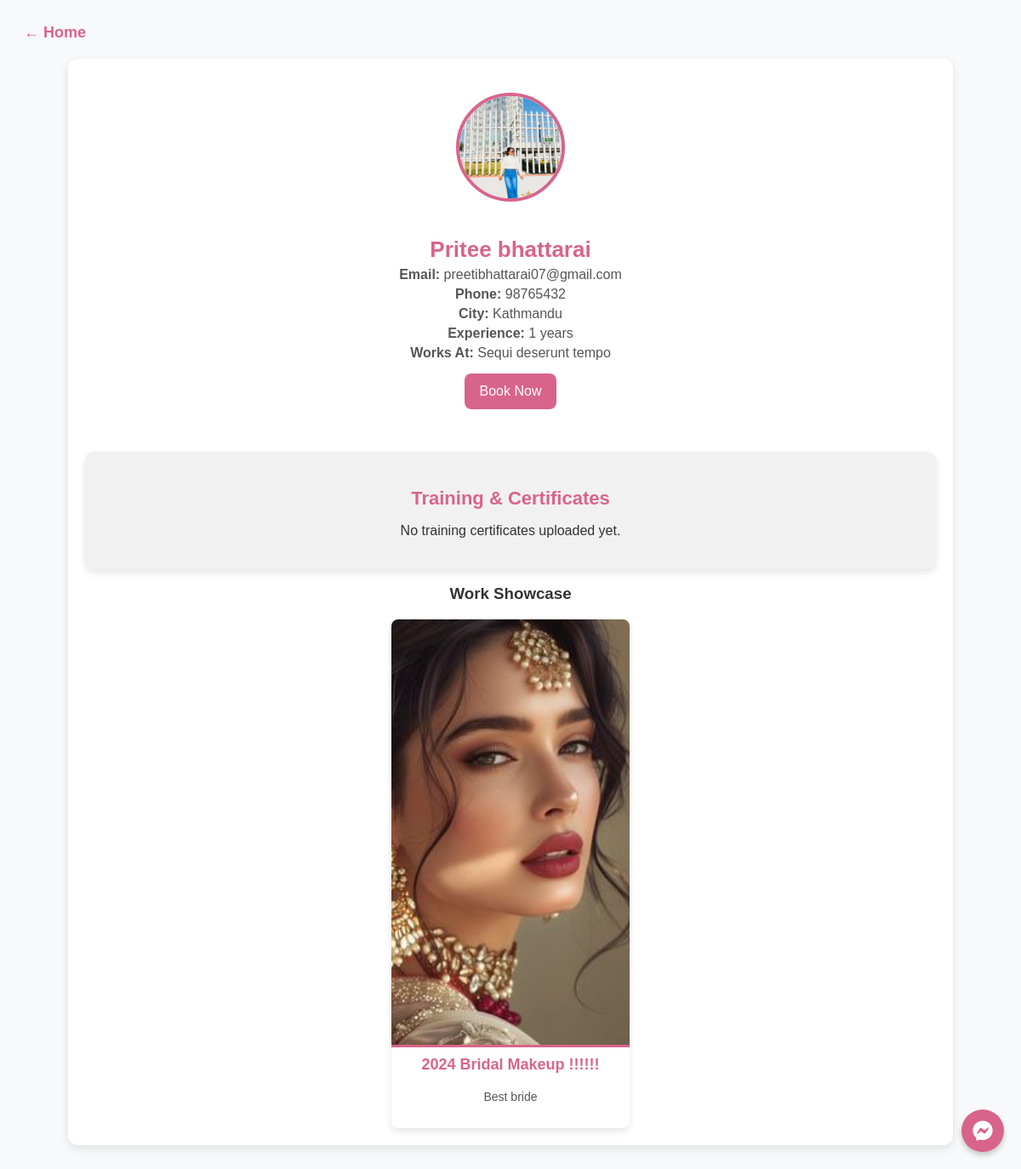
Page /artist/1/ on the committed database.
### accounts/models.py (models this page shows, shortened)
class User(AbstractUser):
    username = None  # ✅ Remove username field completely
    email = models.EmailField(unique=True)  # Email as the unique identifier
    phone = models.CharField(max_length=15, unique=True)
    password = models.CharField(max_length=100)
    profile_image = models.ImageField(upload_to="profile_images/", null=True, blank=True)
    city = models.CharField(max_length=100, null=True, blank=True)
    is_verified = models.BooleanField(default=False)
    is_artist = models.BooleanField(default=False)
    otp = models.CharField(max_length=6, blank=True, null=True)  # ✅ Stores OTP
    works_at = models.CharField(max_length=255, null=True, blank=True)
    experience_years = models.IntegerField(default=0, null=True, blank=True)
    is_available = models.BooleanField(default=True)
    USERNAME_FIELD = "email"  # ✅ Login using email instead of username
    REQUIRED_FIELDS = []  # ✅ Don't require username
    objects = CustomUserManager()  # ✅ Use custom manager

class Work(models.Model):
    artist = models.ForeignKey(User, on_delete=models.CASCADE)  # ✅ Reference the corrected User model
    title = models.CharField(max_length=255)
    description = models.TextField(blank=True, null=True)
    image = models.ImageField(upload_to='works/')
    created_at = models.DateTimeField(auto_now_add=True)

### accounts/views.py (the view)
# urls.py: path('artist/<int:artist_id>/', artist_detail, name='artist_detail'),  # ✅ Dynamic artist page
def artist_detail(request, artist_id):
    artist = get_object_or_404(User, id=artist_id, is_artist=True)
    works = Work.objects.filter(artist=artist)  # ✅ Fetch works related to the artist
    return render(request, 'accounts/artist_detail.html', {
        'artist': artist,
        'works': works
    })

### accounts/templates/accounts/artist_detail.html (shortened to what this page needs)
{% load static %}
<!DOCTYPE html>
<html lang="en">
<head>
    <link rel="stylesheet" href="https://cdnjs.cloudflare.com/ajax/libs/font-awesome/6.4.2/css/all.min.css">
    <link rel="stylesheet" href="{% static 'css/explore_artist2.css' %}">
</head>
<body>
    <header>
        <a href="{% url 'home' %}">← Home</a>
    </header>
    <div class="artist-container">
        <div class="artist-profile">
            {% if artist.profile_image %}
                <img src="{{ artist.profile_image.url }}" alt="Artist Image">
            {% else %}
                <img src="{% static 'images/default-avatar.png' %}" alt="Artist Image">
            {% endif %}
            <h2>{{ artist.first_name }} {{ artist.last_name }}</h2>
            <p><strong>Email:</strong> {{ artist.email }}</p>
            <p><strong>Phone:</strong> {{ artist.phone }}</p>
            <p><strong>City:</strong> {{ artist.city }}</p>
            <p><strong>Experience:</strong> {{ artist.experience_years }} years</p>
            <p><strong>Works At:</strong> {{ artist.works_at }}</p>
            <button onclick="window.location.href='{% url 'book_artist' artist.id %}'">Book Now</button>
        </div>
        <div class="training-section">
            <h3>Training & Certificates</h3>
            {% if artist.certificates.all %}
                <div class="certificates-container">
                    {% for certificate in artist.certificates.all %}
                        <div class="certificate-card">
                            <p> {{ certificate.uploaded_at|date:"F d, Y" }}</p>
                            {% if certificate.certificate.url|lower|slice:'-4:' == ".jpg" or certificate.certificate.url|lower|slice:'-4:' == ".png" %}
                                <img src="{{ certificate.certificate.url }}" alt="Certificate" class="certificate-image">
                            {% else %}
                                <iframe src="{{ certificate.certificate.url }}" width="100%" height="200px"></iframe>
                            {% endif %}
                        </div>
                    {% endfor %}
                </div>
            {% else %}
                <p>No training certificates uploaded yet.</p>
            {% endif %}
        </div>
        <div class="work-section">
            <h3>Work Showcase</h3>
            <div class="work-gallery">
                {% for work in works %}
                    <div class="work-card">
                        <img src="{{ work.image.url }}" alt="{{ work.title }}">
                        <h4>{{ work.title }}</h4>
                        <p>{{ work.description }}</p>
                    </div>
                {% empty %}
                    <p>No work uploaded yet.</p>
                {% endfor %}
            </div>
        </div>
    </div>
    <div class="messenger-icon" onclick="openChat({{ artist.id }})">
        <i class="fab fa-facebook-messenger"></i>
    </div>
</body>
</html>

### accounts/static/css/explore_artist2.css (style rules this page uses)
body { font-family: 'Arial', sans-serif; background-color: #f8f9fa; color: #333; text-align: center; padding: 20px; }
header { text-align: left; margin-bottom: 20px; }
header a { font-size: 18px; text-decoration: none; color: #D8648C; font-weight: bold; transition: color 0.3s ease-in-out; }
.artist-container { width: 90%; max-width: 1000px; margin: auto; background: white; padding: 20px; border-radius: 12px; box-shadow: 0px 4px 12px rgba(0, 0, 0, 0.1); }
.artist-profile { text-align: center; padding: 20px; }
.artist-profile img { width: 120px; height: 120px; border-radius: 50%; border: 4px solid #D8648C; object-fit: cover; margin-bottom: 15px; }
.artist-profile h2 { font-size: 26px; color: #D8648C; margin-bottom: 5px; }
.artist-profile p { font-size: 16px; margin: 5px 0; color: #555; }
.artist-profile button { background-color: #D8648C; color: white; padding: 12px 18px; font-size: 16px; border: none; border-radius: 8px; cursor: pointer; transition: 0.3s; margin-top: 10px; }
.training-section { margin-top: 30px; padding: 20px; background: #f1f1f1; border-radius: 10px; box-shadow: 0px 4px 8px rgba(0, 0, 0, 0.1); }
.training-section h3 { color: #D8648C; font-size: 22px; margin-bottom: 10px; }
.work-gallery { display: flex; flex-wrap: wrap; justify-content: center; gap: 15px; }
.work-card { width: 280px; background: white; border-radius: 8px; box-shadow: 0px 4px 8px rgba(0, 0, 0, 0.1); overflow: hidden; transition: transform 0.3s ease-in-out; display: flex; flex-direction: column; align-items: center; text-align: center; }
.work-card img { width: 100%; height: 500px; object-fit: cover; border-bottom: 3px solid #D8648C; }
.work-card h4 { font-size: 18px; color: #D8648C; margin: 10px 0 5px; }
.work-card p { font-size: 14px; color: #555; padding: 0 10px 15px; }

### accounts/templates/accounts/artist_detail.html (style rules this page uses)
.messenger-icon { position: fixed; bottom: 20px; right: 20px; background-color: #D8648C; color: white; width: 50px; height: 50px; display: flex; justify-content: center; align-items: center; border-radius: 50%; cursor: pointer; box-shadow: 0px 4px 6px rgba(0, 0, 0, 0.2); transition: transform 0.3s ease-in-out; }
.messenger-icon i { font-size: 24px; }

### rows in the picture
User: profile_image (picture), first_name "Pritee", last_name "bhattarai", email "preetibhattarai07@gmail.com", phone "98765432", city "Kathmandu", experience_years "1", works_at "Sequi deserunt tempo"
Work: image (picture), title "2024 Bridal Makeup !!!!!!", description "Best bride"
